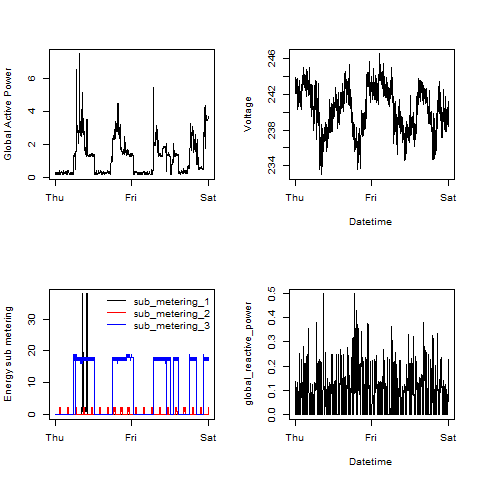

Recreate this plot in R.
if (!exists("Dataloaded") || is.null(Dataloaded)) {
  
  source('processdata.R')
  
}

png(filename = "plot4.png", width = 480, height = 480, units = "px")
par(mfcol = c(2,2),lwd=0.5)
plot(xLabels,data$global_active_power,type="l",ylab="Global Active Power",xlab="",main="",lwd=0.5)

plot(xLabels,data$sub_metering_1,type="l",ylab="Energy sub metering",xlab="",main="", lwd=0.5)

lines(xLabels,data$sub_metering_2,col="red",type="l")
lines(xLabels,data$sub_metering_3,col="blue",type="l")
legend("topright",legend = c("sub_metering_1","sub_metering_2","sub_metering_3"),col=c("black","red","blue"),lty=1,bty="n")

plot(xLabels,data$voltage,type="l",ylab="Voltage",xlab="Datetime",main="",lwd=0.5)

plot(xLabels,data$global_reactive_power,type="l",xlab="Datetime", ylab="global_reactive_power",main="",lwd=0.5)

dev.off()

par(mfcol = c(2,2),lwd=0.5)
plot(xLabels,data$global_active_power,type="l",ylab="Global Active Power",xlab="",main="",lwd=0.5)

plot(xLabels,data$sub_metering_1,type="l",ylab="Energy sub metering",xlab="",main="", lwd=0.5)

lines(xLabels,data$sub_metering_2,col="red",type="l")
lines(xLabels,data$sub_metering_3,col="blue",type="l")
legend("topright",legend = c("sub_metering_1","sub_metering_2","sub_metering_3"),col=c("black","red","blue"),lty=1,bty="n")

plot(xLabels,data$voltage,type="l",ylab="Voltage",xlab="Datetime",main="",lwd=0.5)

plot(xLabels,data$global_reactive_power,type="l",xlab="Datetime", ylab="global_reactive_power",main="",lwd=0.5)
